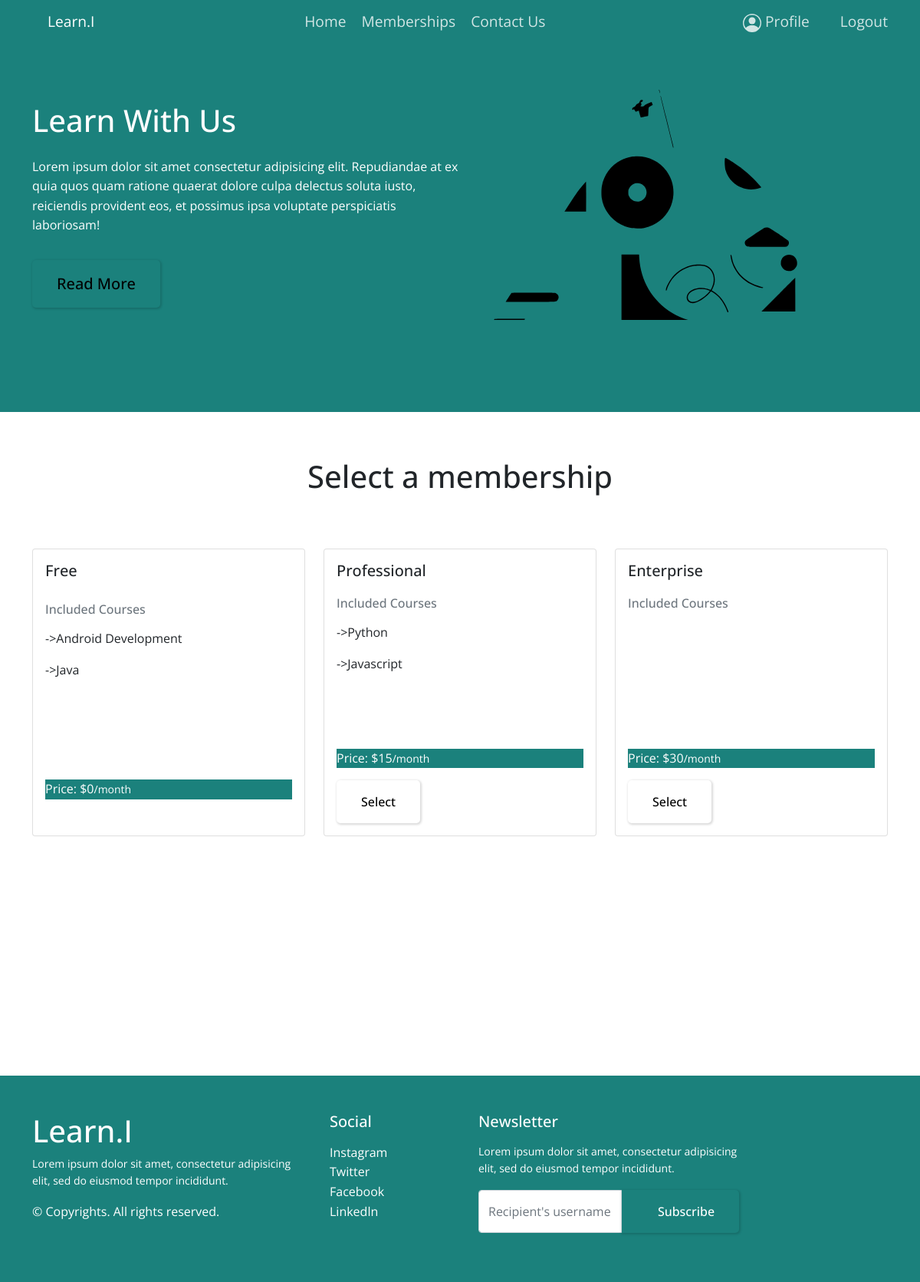
Screenshot of /membership/ (signed in) with the database file from the repository.
### membership/models.py (models this page shows)
class Membership(models.Model):
    slug = models.SlugField()
    membership_type = models.CharField(choices=MEMBERSHIP_CHOICES,
                                       default='Free',
                                       max_length=30)
    price = models.IntegerField(default=15)
    mpesa_plan_id = models.CharField(max_length=40)
    def __str__(self):
        return self.membership_type

### course/models.py (models this page shows, shortened)
class Course(models.Model):
    slug = models.SlugField()
    title = models.CharField(max_length=120)
    description = models.TextField()
    allowed_memberships = models.ManyToManyField(Membership)
    thumbnail = models.ImageField(null=True)
    updated = models.DateTimeField(auto_now=True)
    created = models.DateField(auto_now_add=True)

### membership/views.py (the view, shortened to what this page needs)
# urls.py: path('', MembershipSelectView.as_view(), name='select'),
class MembershipSelectView(LoginRequiredMixin, ListView):
    login_url = '/membership/login/'
    model = Membership
    def get_context_data(self, *args, **kwargs):
        context = super().get_context_data(**kwargs)
        current_membership = get_user_membership(self.request)
        context['current_membership'] = str(current_membership.membership)
        return context

### membership/views.py (called while the page is built)
def get_user_membership(request):
    user_membership_qs = UserMembership.objects.filter(user=request.user)
    if user_membership_qs.exists():
        return user_membership_qs.first()
    return None

### membership/templates/membership/membership_list.html (shortened to what this page needs)
{% extends 'course/base.html' %}
{% block content %}
{% include 'course/more_info.html' %}
<div class="container">
    <div class="section-membership">
        <h1 class="membershiptop">Select a membership</h1>
        <div class="row">
            {% for object in object_list %}
            <div class="membership_plan col-4">
                <div class="card" style="width: 28rem;">
                    <div class="card-body">
                        <div>
                            <h5 class="card-title">{{ object.membership_type }}</h5>
                        </div>
                        <div>
                            <h6 class="card-subtitle mb-2 text-muted">Included Courses</h6>
                            <p class="card-text mb-2 text-muted" style=" display: flex;">
                                {% for course in object.course_set.all %}
                            <p> ->{{ course.title }} </p>
                            {% endfor %}
                            </p>
                        </div>
                        <div>
                            <p class="membershipprice card-text">Price: ${{ object.price }}<small>/month</small></p>
                            {% if object.membership_type != 'Free' %}
                            <form method="POST" action="{% url 'memberships:select' %}">
                                {% if object.membership_type != current_membership %}
                                <button class="btn btn-warning">Select</button>
                                {% else %}
                                <small>This is your current membership</small>
                                {% endif %}
                            </form>
                            {% endif %}
                        </div>
                    </div>
                </div>
            </div>
            {% endfor %}
        </div>
    </div>
</div>
{% endblock content %}

### static/css/main.css (style rules this page uses)
:root { --colorbackgrounddark: #1b817c; --colorbackgroundlight: #fff; --colortextdark: #000; --colortextlight: #fff; --colorbtnlight: #f2a433; --titletextsize: 3em; --subtitlesize: 1.5em; --normaltextsize: 1.2em; --titlefontweight: 700; --subtitlefontweight: 500; --sectionheight: 865px; --sectionpadding: 60px 0 120px 0; --sectiontopmargin: 0 0 70px 0; --webkit-box-shadow: 10px 10px 43px -2px rgba(179, 179, 179, 1); --moz-box-shadow: 10px 10px 43px -2px rgba(179, 179, 179, 1); --box-shadow: 10px 10px 43px -2px rgba(179, 179, 179, 1); }
* { font-family: "Open Sans", sans-serif; }
html { min-height: 100%; position: relative; }
body { line-height: 1.6; min-height: 100vh; }
.section-membership { padding: var(--sectionpadding); height: var(--sectionheight); }
.section-membership .membershiptop { margin: var(--sectiontopmargin); display: flex; justify-content: center; }
.section-membership .membership_plan { display: flex; justify-content: center; }
.section-membership .membership_plan .card .card-body { display: grid; grid-template-rows: 0.5fr 2fr 0.5fr; }
.section-membership .membershipprice { background-color: var(--colorbackgrounddark); color: var(--colortextlight); }
.btn { background-color: transparent; border: none; display: inline-flex; align-items: center; gap: 1rem; cursor: pointer; transition: all ease-in-out 0.3s; padding: 1rem 2rem; border-radius: 5px; box-shadow: 1px 1px 3px 1px rgba(0, 0, 0, 0.15); font-weight: 500; }

### rows the page displays
Membership: membership_type "Free", price "0"
Course: title "Android Development"
Course: title "Java"
Membership: membership_type "Professional", price "15", shows "Select"
Course: title "Python"
Course: title "Javascript"
Membership: membership_type "Enterprise", price "30", shows "Select"
